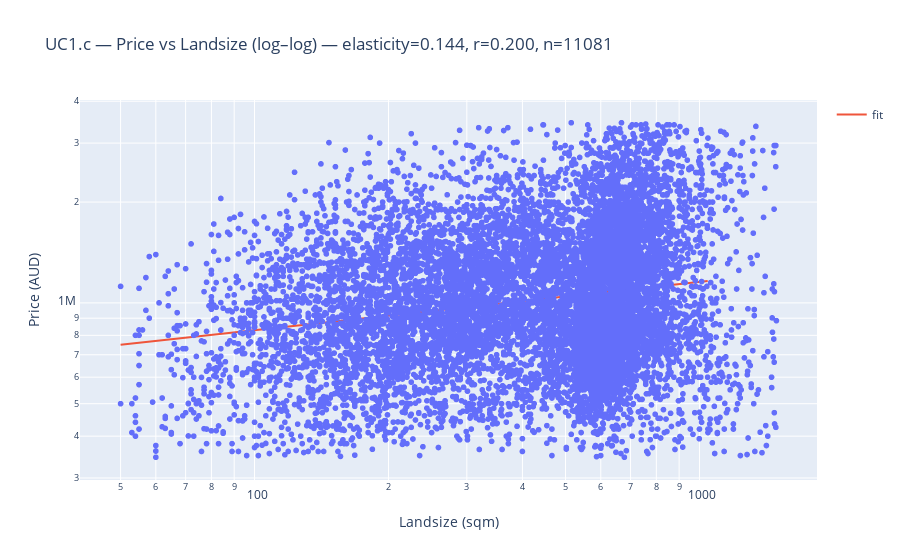

Write notebook code for a chart like this one.
### Code cell
df["Price"]    = pd.to_numeric(df.get("Price"), errors="coerce")
df["Landsize"] = pd.to_numeric(df.get("Landsize"), errors="coerce")
d = df[(df["Price"]>0) & (df["Landsize"]>0)].copy()

p1, p99 = d["Price"].quantile([0.01, 0.99])
d = d[d["Price"].between(p1, p99)]

MIN_LAND, MAX_LAND = 50, 1500
d = d[(d["Landsize"] >= MIN_LAND) & (d["Landsize"] <= MAX_LAND)]

x = d["Landsize"].to_numpy()
y = d["Price"].to_numpy()
mask = np.isfinite(x) & np.isfinite(y) & (x>0) & (y>0)
lx, ly = np.log(x[mask]), np.log(y[mask])

k, b = np.polyfit(lx, ly, 1)          
r = np.corrcoef(lx, ly)[0,1]          
n = lx.size

xx = np.linspace(x[mask].min(), np.percentile(x[mask], 98), 200)
yy = np.exp(k*np.log(xx) + b)

dfp = pd.DataFrame({"Landsize (sqm)": x[mask], "Price (AUD)": y[mask]})
title = f"UC1.c — Price vs Landsize (log–log) — elasticity={k:.3f}, r={r:.3f}, n={n}"
fig = px.scatter(dfp, x="Landsize (sqm)", y="Price (AUD)", title=title)
fig.add_trace(go.Scatter(x=xx, y=yy, mode="lines", name="fit"))
fig.update_xaxes(type="log")
fig.update_yaxes(type="log")
fig.show()

### Figure 1 — Plotly figure (JSON) as saved in the notebook; plotly's stock layout.template omitted (floating-point values rounded to 4 significant figures; data arrays with more than 128 entries replaced by an {"elided": "..."} marker saying what was removed)
{"data": [{"hovertemplate": "Landsize (sqm)=%{x}<br>Price (AUD)=%{y}<extra></extra>", "legendgroup": "", "marker": {"color": "#636efa", "symbol": "circle"}, "mode": "markers", "name": "", "showlegend": false, "type": "scattergl", "x": {"elided": "11081 int values"}, "xaxis": "x", "y": {"elided": "11081 int values"}, "yaxis": "y"}, {"mode": "lines", "name": "fit", "type": "scatter", "x": {"elided": "200 float values"}, "y": {"elided": "200 float values"}}], "layout": {"legend": {"tracegroupgap": 0}, "title": {"text": "UC1.c — Price vs Landsize (log–log) — elasticity=0.144, r=0.200, n=11081"}, "xaxis": {"anchor": "y", "domain": [0, 1], "title": {"text": "Landsize (sqm)"}, "type": "log"}, "yaxis": {"anchor": "x", "domain": [0, 1], "title": {"text": "Price (AUD)"}, "type": "log"}}}
